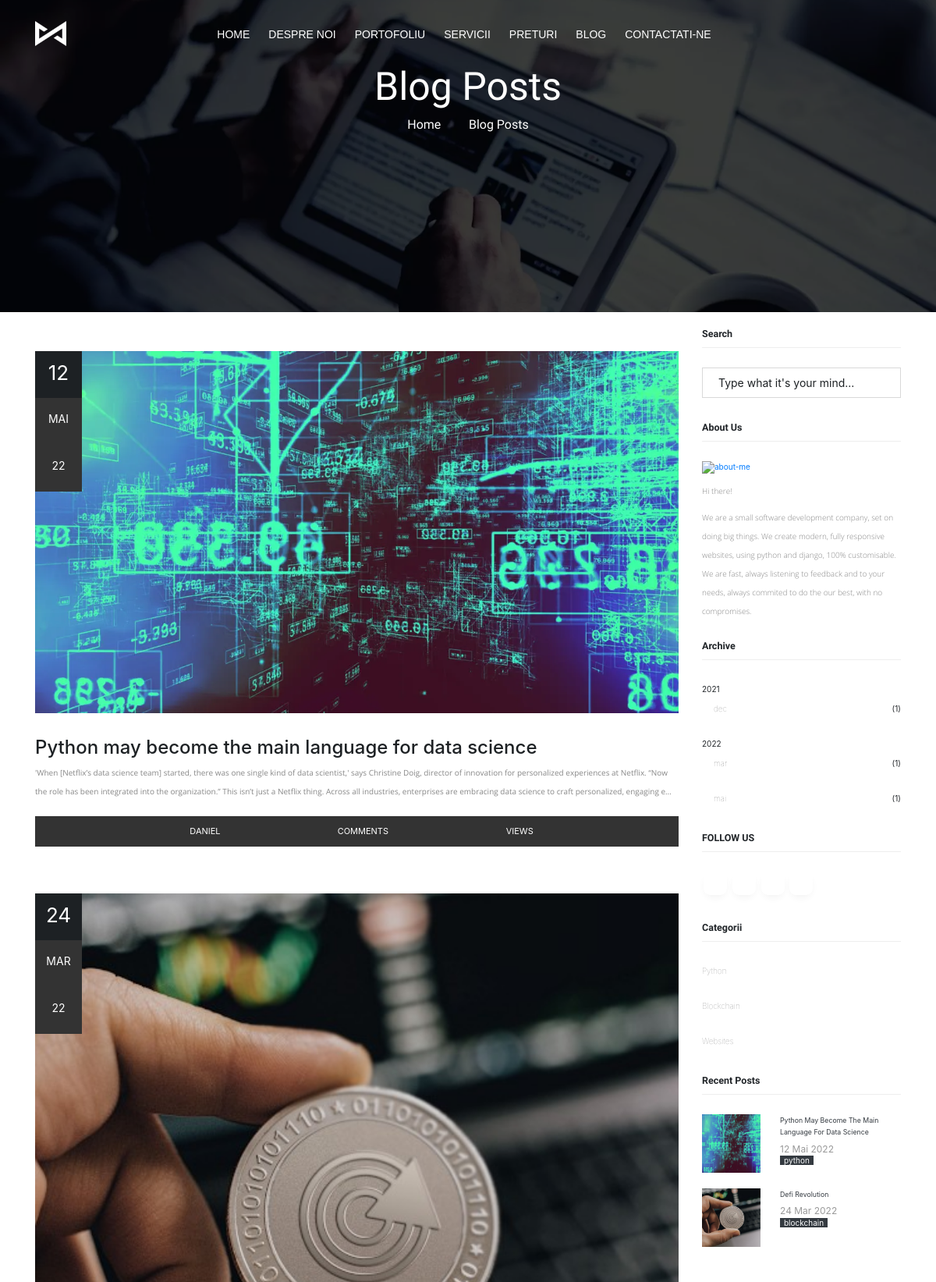
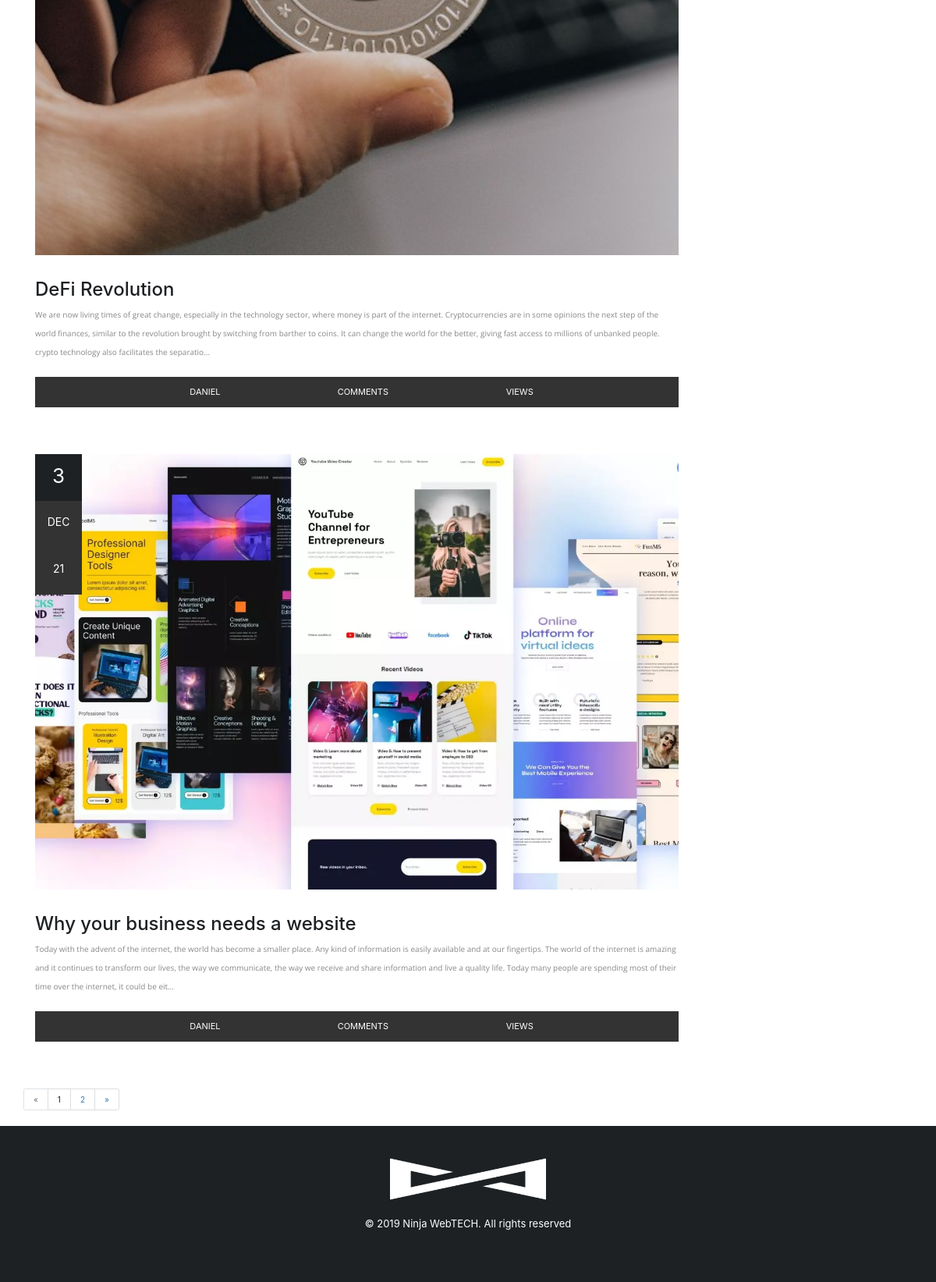
The app's page /ro/blog-list/ with its own data (2 pictures, top to bottom).
### ninjawebtech_app/models.py (models this page shows, shortened)
class Post(models.Model):
    STATUS_CHOICES = (
        ('Published', 'Published'),
        ('Draft', 'Draft'),
    )
    author = models.ForeignKey(User, on_delete=models.CASCADE)
    title_en = models.CharField(max_length=255)
    image = models.ImageField(upload_to='blog_image', blank=True)
    text_en = RichTextField(blank=True, null=True)
    category = models.ForeignKey(PostCategory, on_delete=models.CASCADE, related_name='postcategory')
    featured = models.BooleanField()
    slug = models.SlugField(max_length=255, unique=True)
    created_date = models.DateTimeField()
    status = models.CharField(max_length=10, default='Draft', choices=STATUS_CHOICES)
    previous_post = models.ForeignKey('self', related_name='previous', on_delete=models.SET_NULL, blank=True, null=True)
    next_post = models.ForeignKey('self', related_name='next', on_delete=models.SET_NULL, blank=True, null=True)
    hit_count_generic = GenericRelation(HitCount, object_id_field='object_pk',
     related_query_name='hit_count_generic_relation')
    class Meta:
        ordering = ["-created_date"]

class PostCategory(models.Model):
    title = models.CharField(max_length=30)
    class Meta:
        verbose_name = "Post Category"
        verbose_name_plural = "Post Categories"
    def __str__(self):
        return '{}'.format(self.title)

### ninjawebtech_app/views.py (the view)
# urls.py: path('blog-list/', BlogList.as_view(), name='blog_list'),
class BlogList(ListView):
    template_name = "ninjawebtech_app/blog_list.html"
    context_object_name = "bloglist"
    paginate_by = 2 # add this
    model = Post
    def get_context_data(self, **kwargs):
        context = super(BlogList, self).get_context_data(**kwargs)
        context.update({
            'recent_posts': Post.objects.all().order_by("-created_date")[:2],
            'posts': Post.objects.all().order_by("-created_date"),
        })
        return context

### ninjawebtech_app/context_processors.py (called while the page is built)
def posts(request):
    return {
        'all_posts': Post.objects.order_by('created_date'),
    }

### ninjawebtech_app/templates/ninjawebtech_app/blog_list.html (shortened to what this page needs)
{% load static %}
{% load hitcount_tags %}
{% load i18n %}
<!DOCTYPE html>
<html lang="en">
<head>
<link rel="stylesheet" href="{% static 'css/master.css' %}">
<link rel="stylesheet" href="{% static 'css/responsive.css' %}">
<link rel="stylesheet" type="text/css" href="{% static 'revolution/css/settings.css' %}">
<link rel="stylesheet" type="text/css" href="{% static 'revolution/css/layers.css' %}">
<link rel="stylesheet" type="text/css" href="{% static 'revolution/css/navigation.css' %}">
<link rel="stylesheet" href="https://maxcdn.bootstrapcdn.com/bootstrap/4.0.0/css/bootstrap.min.css">
</head>
<body>
<div class="wrapper">
  <nav class="navbar navbar-default navbar-fixed navbar-transparent white bootsnav on no-full no-border">
    <div class="container">
      <div class="attr-nav hidden-xs sm-display-none">
        <ul class="social-media-dark social-top">
          <li><a href="https://www.facebook.com/ninjawebtech" class="icofont icofont-facebook"></a></li>
          <li><a href="#" class="icofont icofont-twitter"></a></li>
          <li><a class="icon linkedin" href="https://www.linkedin.com/company/79462239/"><i class="icofont icofont-linkedin"></i></a></li>
        </ul>
      </div>
      <div class="navbar-header">
        <div class="logo"> <a href="{% url 'home' %}"><img class="logo logo-display" src="{% static 'logo/logo.png' %}" alt=""> <img class="logo logo-scrolled" src="{% static 'logo/logo_black.png' %}" alt=""> </a> </div>
      </div>
      <div class="collapse navbar-collapse" id="navbar-menu">
        <ul class="nav navbar-nav navbar-center" data-in="fadeIn" data-out="fadeOut">
          <li class="#"><a href="{% url 'home' %}" class="page-scroll">{% trans "Home" %}</a></li>
          <li><a class="page-scroll" href="{% url 'home' %}#about">{% trans "About" %}</a></li>
          <li><a class="page-scroll" href="{% url 'home' %}#work">{% trans "Portfolio" %}</a></li>
          <li><a class="page-scroll" href="{% url 'home' %}#service">{% trans "Services" %}</a></li>
          <li><a class="page-scroll" href="{% url 'home' %}#pricing">{% trans "Pricing" %}</a></li>
          <li><a class="page-scroll" href="{% url 'home' %}#blog">{% trans "Blog" %}</a></li>
          <li><a class="page-scroll" href="{% url 'home' %}#contact">{% trans "Contact" %}</a></li>
        </ul>
      </div>
    </div>
  </nav>
  <div class="transition-none">
      <section class="title-hero-bg parallax-effect" style="background-image: url('/static/images/background/news_bg3.WebP');">
        <div class="container">
          <div class="row">
            <div class="col-md-12">
              <div class="page-title text-center white-color">
                <h1 class="raleway-font font-300">{% trans "Blog Posts" %}</h1>
                <div class="breadcrumb col-md-12 text-centermt-2 bg-transparent">
                        <ul class="breadcrumb-item text-white">
                          <li><a href="index.html">{% trans "Home" %}</a></li>
                          <li>{% trans "Blog Posts" %}</li>
                        </ul>
                </div>
              </div>
            </div>
          </div>
        </div>
      </section>
  </div>
  <section class="white-bg">
    <div class="container">
      <div class="row">
        <div class="col-md-9 col-sm-9 col-xs-12 xs-mb-50">
          <div class="row">
            <div class="col-md-12 col-sm-12 col-xs-12 mb-50">
              {% if bloglist %}
              <ul class="single-blog-list">
                {% for post in posts %}
                <li>
                  <div class="post-wrap">
                    <div class="post-img">
                      <div class="date-box dark-bg">
                        <span class="day">{{ post.created_date.day }}</span>
                        <span class="month">{{ post.created_date|date:'M' }}</span>
                        <span class="month">{{ post.created_date|date:'y' }}</span>
                      </div>
                        <div class="item"><img class="img-responsive" src="{{ post.image.url }}" alt=""></div>
                    </div>
                    <div class="post-text mt-5">
                      <h3><a href="{% url 'blog_detail' post.slug %}">{{ post.title_en }}</a></h3>
                      <p>
                        {{ post.text_en|striptags|safe|truncatechars:400 }}
                      </p>
                    </div>
                  </div>
                  <div class="post-meta text-center">
                      <span><i class="icofont icofont-user-male"></i><a href="#">{{ post.author }}</a></span>
                      <span><i class="icofont icofont-comment"></i><a href="#">{{ post.comm_count }} Comments</a></span> <span><i class="icofont icofont-simple-right"></i><a href="#">{% get_hit_count for post %} Views</a></span>
                  </div>
                </li>
                {% endfor %}
              </ul>
              {% endif %}
            </div>
            <nav aria-label="Page navigation example">
              {% if is_paginated %}
              <ul class="pagination">
                {% if page_obj.has_previous %}
                <li class="page-item">
                  <a class="page-link" href="?page={{page_obj.previous_page_number}}"> &laquo;</a>
                </li>
                {% else %}
                <li class="page-item disabled">
                  <a class="page-link" href="#">&laquo;</a>
                </li>
                {% endif %} {% for i in paginator.page_range %} {% if page_obj.number == i %}
                <li class="page-item"><a class="page-link active">{{ i }}</a></li>
                {% else %}
                <li class="page-item">
                  <a class="page-link" href="?page={{ i }}">{{ i }}</a>
                </li>
                {% endif %} {% endfor %} {% if page_obj.has_next %}
                <li class="page-item">
                  <a href="?page={{page_obj.next_page_number}}" class="page-link">&raquo;</a>
                </li>
                {% else %}
                <li class="page-item disabled">
                  <a class="page-link">&raquo;</a>
                </li>
                {% endif %}
              </ul>
              {% endif %}
            </nav>
          </div>
        </div>
        <div class="col-md-3 col-sm-3 col-xs-12">
          <div class="widget sidebar_widget">
            <h5 class="aside-title">Search</h5>
            <form class="search-form" method="GET" action="{% url 'search_results' %}">
              <input type="text" name="q" class="md-input" id="search" required="" placeholder="Type what it's your mind...">
            </form>
          </div>
          <div class="mb-50">
            <h5 class="aside-title">About Us</h5>
            <a href="{% url 'home' %}">
              <img src="{% static 'images/background/programing1.png' %}" alt="about-me" />
            </a>
            <p class="font-300 mt-3">Hi there! </p>
            <p class="font-300 mt-3">We are a small software development company, set on doing big things. We create modern, fully responsive websites, using python and django, 100% customisable. We are fast, always listening to feedback and to your needs, always commited to do the our best, with no compromises.</p>
            <a class="btn btn-md btn-dark-outline btn-square mt-1"></a>
          </div>
          <div class="sidebar_widget widget_archive mb-5">
            <h5 class="aside-title">Archive</h5>
            {% regroup all_posts by created_date.year as year_list %}
            <ul>
              {% for year in year_list %}
              <li>{{ year.grouper }}
                {% regroup year.list by created_date.month as month_list %}
                <ul>
                  {% for month in month_list %}
                  <li><a href="{% url 'post_archive_month' year.grouper month.grouper %}">{{ month.list.0.created_date|date:"b" }}</a> <span>({{ month.list|length }})</span></li>
                  {% endfor %}
                </ul>
              </li>
              {% endfor %}
            </ul>
          </div>
          <div class="social-icons-style-06 mb-5">
            <h5 class="aside-title text-uppercase">Follow Us</h5>
            <ul class="xs-icon">
              <li><a class="icon facebook" href="https://www.facebook.com/ninjawebtech"><i class="icofont icofont-facebook"></i></a></li>
              <li><a class="icon twitter" href="#."><i class="icofont icofont-twitter"></i></a></li>
              <li><a class="icon linkedin" href="https://www.linkedin.com/company/79462239/"><i class="icofont icofont-linkedin"></i></a></li>
              <li><a class="icon instagram" href="#."><i class="icofont icofont-instagram"></i></a></li>
            </ul>
          </div>
          <div class="sidebar_widget widget_categories mb-5">
            <h5 class="aside-title">{% trans "Categories" %}</h5>
            <ul>
              {% for post in posts %}
              <li> <a href="#">{{ post.category|title }}</a></li>
              {% endfor %}
            </ul>
          </div>
          <div class="sidebar_widget widget_recent_post mb-50">
            <h5 class="aside-title">Recent Posts</h5>
            {% for post in recent_posts %}
            <div class="post-item">
              <div class="post-thumb">
                <a href=""><img width="75" height="75" src="{{ post.image.url }}" class="img-responsive" alt="post-01"/></a>
              </div>
              <div class="post-body">
                <span class="font-14px "><a class="text-dark" href="">{{ post.title_en|title }}</a></span>
                <div class="post-time">{{ post.created_date|date:"d M Y" }} </div>
                <a href="" class="subtitle text-light bg-dark px-2">{{ post.category }}</a>
              </div>
            </div>
            {% endfor %}
          </div>
        </div>
      </div>
    </div>
  </section>
  {% include 'ninjawebtech_app/footer.html' %}
</div>
</body>
</html>

### ninjawebtech_app/templates/ninjawebtech_app/footer.html
{% load static %}
{% load i18n %}
<footer class="footer">
  <div class="footer-copyright">
    <div class="container">
      <div class="row wow fadeInUp" data-wow-delay="0.1s">
        <div class="col-md-8 centerize-col text-center">
          <div class="footer-logo">
            <a href="{% url 'home' %}"><img src="{% static 'logo/logo.png' %}" class="img-responsive centerize-col" alt="Footer Logo"/></a>
          </div>
          <div class="copy-right">© 2019 <span class="primary-color">Ninja WebTECH.</span> All rights reserved</div>
          <ul class="social-media corporate mt-30 float-none">
            <li><a href="https://www.facebook.com/ninjawebtech" class="icofont icofont-facebook"></a></li>
            <li><a href="#" class="icofont icofont-twitter"></a></li>
            <li><a href="https://www.linkedin.com/company/79462239" class="icofont icofont-linkedin"></a></li>
          </ul>
        </div>
      </div>
    </div>
  </div>
</footer>

### static/css/responsive.css (style rules this page uses)
@media screen and (max-width:1200px) { section, .about-section { padding-top:20px;padding-bottom:20px;position: relative;z-index: 10;background:#f5f5f5;overflow: hidden; } }

### static/css/bootsnav.css (style rules this page uses)
nav.bootsnav .container { position: relative; }
nav.navbar.bootsnav { margin-bottom: 0; -moz-border-radius: 0px; -webkit-border-radius: 0px; -o-border-radius: 0px; border-radius: 0px; border: none; z-index: 998; background: #fff; min-height: 40px; -webkit-transition: all .3s ease; transition: all .3s ease; box-shadow: 5px 5px 15px 0 rgba(31, 31, 31, 0.07); border-bottom:1px solid rgba(255, 255, 255, 0.15); }
nav.navbar.bootsnav.no-border { border-bottom: none; }
nav.navbar.bootsnav.navbar-transparent.no-border .attr-nav { border-left: none; }
nav.navbar.bootsnav ul.nav > li > a { color: #212121; background-color: transparent; outline: none; margin-bottom: -2px; font-family: 'Montserrat', sans-serif; font-size: 14px; font-weight: 500; text-transform: uppercase; }
.attr-nav { float: right; display: table; border-left: 1px solid rgba(255, 255, 255, 0.15); height: 60px; -webkit-transition: all .3s ease; transition: all .3s ease; padding-left: 10px; z-index: 999; }
.attr-nav > ul { padding: 0; margin: 0 0 -7px 0; list-style: none; display: table; position: relative; width: 100%; height: 100%; }
.attr-nav > ul > li { display: table-cell; vertical-align: middle; }
.attr-nav > ul > li > a { color: #212121; display: block; padding: 20px 10px; position: relative; }
body { -webkit-transition: all 0.3s ease-in-out; -moz-transition: all 0.3s ease-in-out; -o-transition: all 0.3s ease-in-out; -ms-transition: all 0.3s ease-in-out; transition: all 0.3s ease-in-out; }
nav.navbar.bootsnav.navbar-fixed { position: fixed; display: block; width: 100%; height:5.75rem; }
@media (min-width: 1024px) { nav.navbar.bootsnav ul.nav > li > a { padding: 20px 12px; } }
@media (min-width: 1024px) { nav.navbar.bootsnav.navbar-transparent .attr-nav { height: 80px; -webkit-transition: all .3s ease; transition: all .3s ease; display: table; position: relative; } }
@media (min-width: 1024px) { nav.navbar.bootsnav.navbar-transparent.white, nav.navbar.bootsnav.navbar-transparent.dark { background:transparent; height:80px; box-shadow: none; } }
@media (min-width: 1024px) { nav.navbar.bootsnav.navbar-transparent.white .attr-nav > ul > li > a, nav.navbar.bootsnav.navbar-transparent.white ul.nav > li > a, nav.navbar.bootsnav.navbar-transparent.dark .attr-nav > ul > li > a, nav.navbar.bootsnav.navbar-transparent.dark ul.nav > li > a { color: #fff; padding-top: 29px; padding-bottom: 29px; } }
@media (min-width: 1024px) { nav.navbar.bootsnav.navbar-fixed.navbar-transparent .logo-display { opacity: 1; height: auto; } }
@media (min-width: 1024px) { nav.navbar.bootsnav.navbar-fixed .logo-display { opacity: 0; height: 0; } }
@media (min-width: 1024px) { nav.navbar.bootsnav.menu-center .container { position: relative; } }
@media (min-width: 1024px) { nav.navbar.bootsnav.menu-center ul.nav.navbar-center { float:none; margin: 0 auto; display: table; table-layout: fixed; } }
@media (min-width: 1024px) { nav.navbar.bootsnav.menu-center .navbar-header, nav.navbar.bootsnav.menu-center .attr-nav { position: absolute; } }
@media (min-width: 1024px) { nav.navbar.bootsnav.menu-center .attr-nav { right: 15px; } }

### records on screen
Post: created_date.day "12", created_date "MAI", created_date "22", image (picture), title_en "Python may become the main language for data science", text_en "'When [Netflix’s data science team] started, there was one single kind of data scientist,' says Christine Doig, director of innovation for personalized experiences at Netflix. “Now the role has been integrated into the organization.” This isn’t just a Netflix thing. Across all industries, enterprises are embracing data science to craft personalized, engaging e…", author "DANIEL", list.0.created_date "mai", category "Python", title_en "Python May Become The Main Language For Data Science", created_date "12 Mai 2022", category "python"
Post: created_date.day "24", created_date "MAR", created_date "22", image (picture), title_en "DeFi Revolution", text_en "We are now living times of great change, especially in the technology sector, where money is part of the internet. Cryptocurrencies are in some opinions the next step of the world finances, similar to the revolution brought by switching from barther to coins. It can change the world for the better, giving fast access to millions of unbanked people. crypto technology also facilitates the separatio…", author "DANIEL", list.0.created_date "mar", category "Blockchain", title_en "Defi Revolution", created_date "24 Mar 2022", category "blockchain"
Post: created_date.day "3", created_date "DEC", created_date "21", image (picture), title_en "Why your business needs a website", text_en "Today with the advent of the internet, the world has become a smaller place. Any kind of information is easily available and at our fingertips. The world of the internet is amazing and it continues to transform our lives, the way we communicate, the way we receive and share information and live a quality life. Today many people are spending most of their time over the internet, it could be eit…", author "DANIEL", list.0.created_date "dec", category "Websites"

### other values on screen
{{ i }} "1"
{{ i }} "2"
{{ year.grouper }} "2021" "2022"
{{ month.list|length }} "1" "1" "1"
